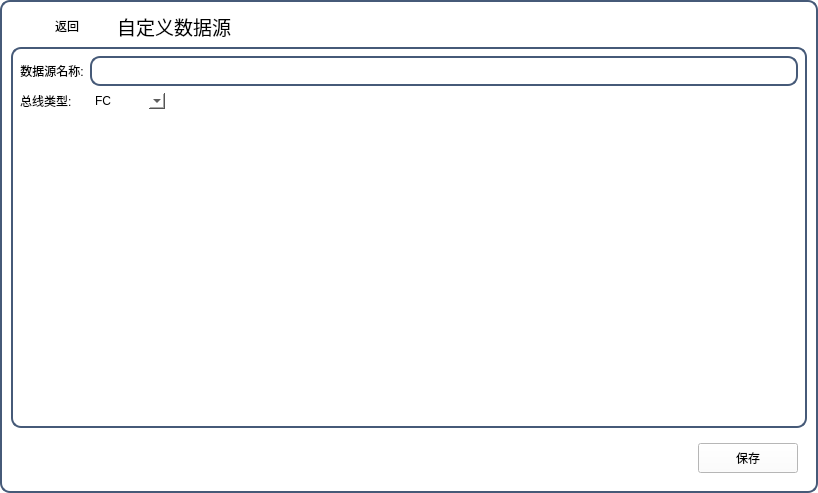
<?xml version="1.0" encoding="UTF-8"?>
<ui version="4.0">
 <class>dlog_datacreat</class>
 <widget class="QWidget" name="dlog_datacreat">
  <property name="geometry">
   <rect>
    <x>0</x>
    <y>0</y>
    <width>818</width>
    <height>493</height>
   </rect>
  </property>
  <property name="minimumSize">
   <size>
    <width>0</width>
    <height>0</height>
   </size>
  </property>
  <property name="windowTitle">
   <string>Dialog</string>
  </property>
  <property name="styleSheet">
   <string notr="true">#dlog_datacreat{
background-color: rgb(255,255,255);
border:2px solid rgb(70,90,120);
border-radius:10px;
}</string>
  </property>
  <layout class="QGridLayout" name="gridLayout">
   <item row="2" column="0">
    <widget class="QWidget" name="widget" native="true">
     <property name="styleSheet">
      <string notr="true">background-color: rgb(255,255,255);</string>
     </property>
     <layout class="QGridLayout" name="gridLayout_6">
      <item row="0" column="1">
       <widget class="QPushButton" name="pushButton">
        <property name="minimumSize">
         <size>
          <width>100</width>
          <height>30</height>
         </size>
        </property>
        <property name="styleSheet">
         <string notr="true">QPushButton{
border:1px solid rgb(70,90,120);
color: rgb(255, 255, 255);
border-radius:3px;
font: 75 11pt &quot;微软雅黑&quot;;
background-color: rgb(153,217,234);
}
QPushButton:hover{
color: rgb(25, 118, 210);
background-color: rgb(227, 236, 255);
};</string>
        </property>
        <property name="text">
         <string>保存</string>
        </property>
       </widget>
      </item>
      <item row="0" column="0">
       <spacer name="horizontalSpacer_2">
        <property name="orientation">
         <enum>Qt::Horizontal</enum>
        </property>
        <property name="sizeHint" stdset="0">
         <size>
          <width>40</width>
          <height>20</height>
         </size>
        </property>
       </spacer>
      </item>
     </layout>
    </widget>
   </item>
   <item row="0" column="0">
    <widget class="QWidget" name="titleBar" native="true">
     <property name="maximumSize">
      <size>
       <width>16777215</width>
       <height>32</height>
      </size>
     </property>
     <property name="styleSheet">
      <string notr="true">color: rgb(0,0,0);
background-color: rgb(255,255,255);
font: 75 12pt &quot;微软雅黑&quot;;
border-top-left-radius:4px;
border-top-right-radius:4px;</string>
     </property>
     <layout class="QGridLayout" name="gridLayout_7">
      <property name="leftMargin">
       <number>0</number>
      </property>
      <property name="topMargin">
       <number>0</number>
      </property>
      <property name="rightMargin">
       <number>0</number>
      </property>
      <property name="bottomMargin">
       <number>0</number>
      </property>
      <property name="spacing">
       <number>0</number>
      </property>
      <item row="0" column="0">
       <layout class="QGridLayout" name="gridLayout_8">
        <property name="leftMargin">
         <number>6</number>
        </property>
        <item row="0" column="0">
         <layout class="QGridLayout" name="gridLayout_9"/>
        </item>
        <item row="0" column="1">
         <widget class="QPushButton" name="pushButton_return">
          <property name="minimumSize">
           <size>
            <width>100</width>
            <height>30</height>
           </size>
          </property>
          <property name="styleSheet">
           <string notr="true">QPushButton{
border:1px solid rgb(70,90,120);
color: rgb(255, 255, 255);
border-radius:3px;
font: 75 11pt &quot;微软雅黑&quot;;
background-color: rgb(153,217,234);
}
QPushButton:hover{
color: rgb(25, 118, 210);
background-color: rgb(227, 236, 255);
};</string>
          </property>
          <property name="text">
           <string>返回</string>
          </property>
          <property name="icon">
           <iconset resource="../../../../WTTools/WTRecordPlugin/Res.qrc">
            <normaloff>:/Images/Icons1/Icon_Back1.png</normaloff>:/Images/Icons1/Icon_Back1.png</iconset>
          </property>
         </widget>
        </item>
       </layout>
      </item>
      <item row="0" column="1">
       <widget class="QLabel" name="lbTitle">
        <property name="minimumSize">
         <size>
          <width>100</width>
          <height>0</height>
         </size>
        </property>
        <property name="font">
         <font>
          <family>微软雅黑</family>
          <pointsize>14</pointsize>
          <weight>9</weight>
          <italic>false</italic>
          <bold>false</bold>
         </font>
        </property>
        <property name="styleSheet">
         <string notr="true">color: rgb(0, 0, 0);
background-color: rgb(255, 255, 255);
font: 75 14pt &quot;微软雅黑&quot;;</string>
        </property>
        <property name="text">
         <string>自定义数据源</string>
        </property>
        <property name="alignment">
         <set>Qt::AlignCenter</set>
        </property>
       </widget>
      </item>
      <item row="0" column="2">
       <layout class="QGridLayout" name="gridLayout_10">
        <property name="horizontalSpacing">
         <number>6</number>
        </property>
        <property name="verticalSpacing">
         <number>0</number>
        </property>
        <item row="0" column="0">
         <spacer name="horizontalSpacer_3">
          <property name="orientation">
           <enum>Qt::Horizontal</enum>
          </property>
          <property name="sizeHint" stdset="0">
           <size>
            <width>40</width>
            <height>20</height>
           </size>
          </property>
         </spacer>
        </item>
       </layout>
      </item>
     </layout>
    </widget>
   </item>
   <item row="1" column="0">
    <widget class="QWidget" name="wid_all" native="true">
     <property name="minimumSize">
      <size>
       <width>150</width>
       <height>0</height>
      </size>
     </property>
     <property name="styleSheet">
      <string notr="true">#wid_all{
border:2px solid rgb(70,90,120);
border-radius:10px;
background-color: rgb(255,255,255);
}</string>
     </property>
     <layout class="QGridLayout" name="gridLayout_5">
      <item row="2" column="0" colspan="2">
       <widget class="QStackedWidget" name="stackedWidget">
        <property name="styleSheet">
         <string notr="true">#stackedWidget{
background-color: rgb(255,255,255);
}</string>
        </property>
       </widget>
      </item>
      <item row="0" column="1">
       <widget class="QLineEdit" name="lineEdit_name">
        <property name="minimumSize">
         <size>
          <width>0</width>
          <height>30</height>
         </size>
        </property>
        <property name="styleSheet">
         <string notr="true">background-color: rgb(255,255,255);
border:2px solid rgb(70,90,120);
border-radius:10px;
color: rgb(0,0,0);</string>
        </property>
       </widget>
      </item>
      <item row="1" column="0">
       <widget class="QLabel" name="label_3">
        <property name="styleSheet">
         <string notr="true">color: rgb(0,0,0);
font: 75 11pt &quot;微软雅黑&quot;;
background-color: rgb(255,255,255);</string>
        </property>
        <property name="text">
         <string>总线类型:</string>
        </property>
       </widget>
      </item>
      <item row="1" column="1">
       <widget class="QComboBox" name="comboBox_type">
        <property name="maximumSize">
         <size>
          <width>75</width>
          <height>16777215</height>
         </size>
        </property>
        <property name="styleSheet">
         <string notr="true">border:1px solid rgb(70,90,120);
color: rgb(0,0,0);
border-radius:3px;
font: 75 11pt &quot;微软雅黑&quot;;
background-color: rgb(255,255,255);
border:none;</string>
        </property>
        <item>
         <property name="text">
          <string>FC</string>
         </property>
        </item>
        <item>
         <property name="text">
          <string>Aurora</string>
         </property>
        </item>
        <item>
         <property name="text">
          <string>以太网</string>
         </property>
        </item>
       </widget>
      </item>
      <item row="0" column="0">
       <widget class="QLabel" name="label">
        <property name="minimumSize">
         <size>
          <width>50</width>
          <height>0</height>
         </size>
        </property>
        <property name="styleSheet">
         <string notr="true">color: rgb(0,0,0);
font: 75 11pt &quot;微软雅黑&quot;;
background-color: rgb(255,255,255);</string>
        </property>
        <property name="text">
         <string>数据源名称:</string>
        </property>
        <property name="alignment">
         <set>Qt::AlignCenter</set>
        </property>
       </widget>
      </item>
     </layout>
    </widget>
   </item>
  </layout>
 </widget>
 <resources>
  <include location="../../../../WTTools/WTRecordPlugin/Res.qrc"/>
 </resources>
 <connections/>
</ui>
